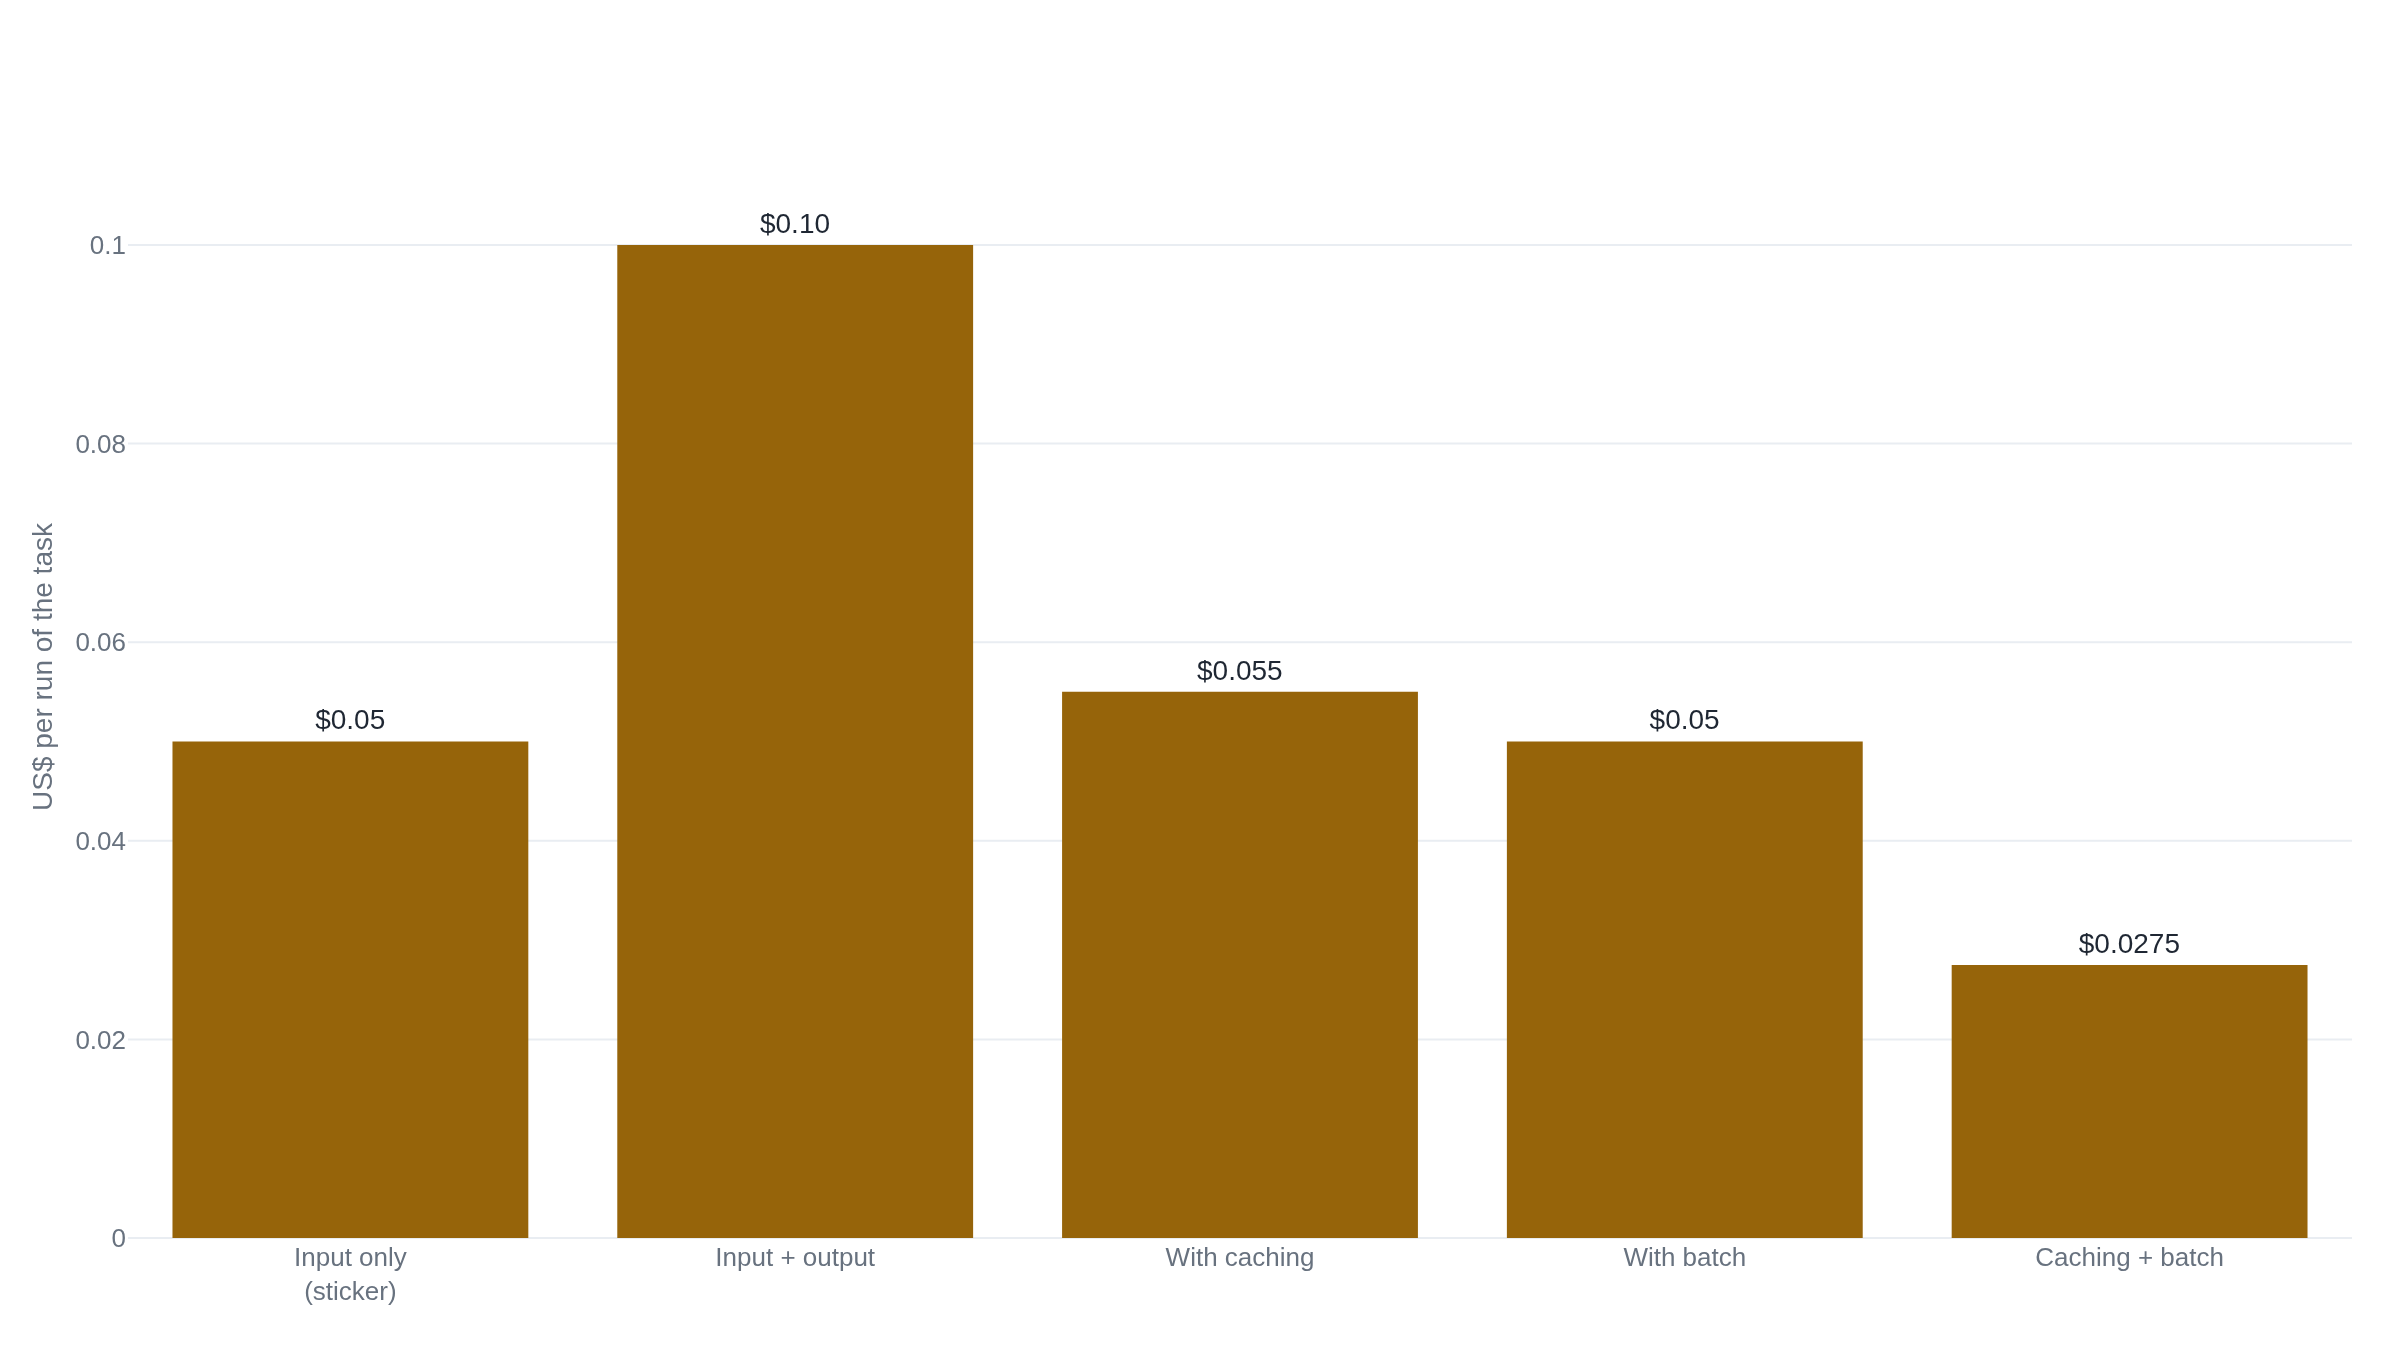

Reproduce this figure in Python.
"""One fixed task on Claude Opus 5, priced five ways.

Task held constant: 10,000 input tokens, 2,000 output tokens.
Claude Opus 5 rates per million tokens (Anthropic pricing, retrieved 2026-08-03):
  input $5, output $25, cache-hit read $0.50,
  batch input $2.50, batch output $12.50, cache-hit + batch read $0.25.
Cost = tokens / 1_000_000 * rate. Every value below is recomputable from these.
"""

import plotly.graph_objects as go

labels = [
    "Input only<br>(sticker)",
    "Input + output",
    "With caching",
    "With batch",
    "Caching + batch",
]

# input-only: 10_000 * 5 / 1e6 = 0.05
# input + output: 0.05 + 2_000 * 25 / 1e6 (=0.05) = 0.10
# caching: 10_000 * 0.50 / 1e6 (=0.005) + 0.05 = 0.055
# batch: 10_000 * 2.50 / 1e6 (=0.025) + 2_000 * 12.50 / 1e6 (=0.025) = 0.05
# caching + batch: 10_000 * 0.25 / 1e6 (=0.0025) + 0.025 = 0.0275
costs = [0.05, 0.10, 0.055, 0.05, 0.0275]
value_labels = ["$0.05", "$0.10", "$0.055", "$0.05", "$0.0275"]

fig = go.Figure()
fig.add_trace(
    go.Bar(
        x=labels,
        y=costs,
        text=value_labels,
        textposition="outside",
    )
)
fig.update_layout(
    yaxis_title="US$ per run of the task",
    xaxis_title=None,
    showlegend=False,
)
fig.update_yaxes(range=[0, 0.115])
